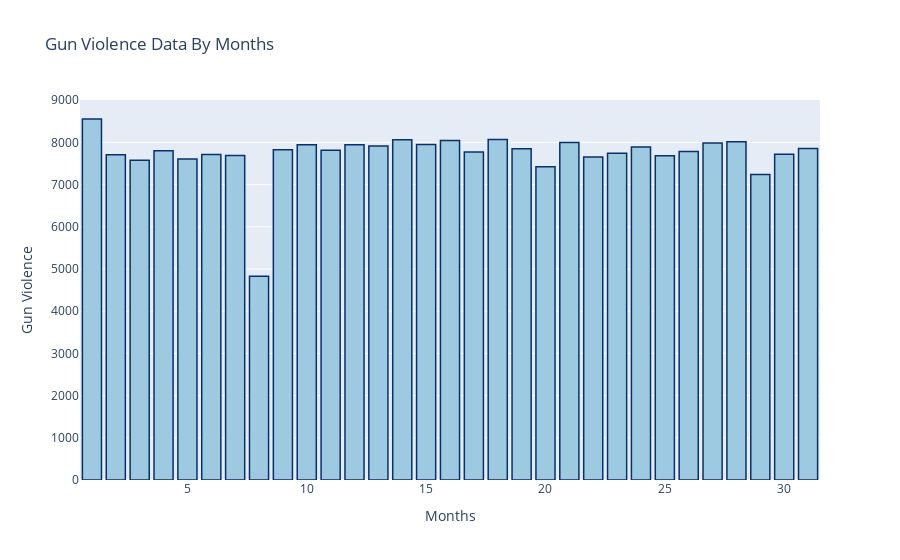

The code cell stored with this chart in its notebook:
### Code cell
# each_month = list(C.keys())
gun_violence_count_of_month = df['monthday'].value_counts().sort_index().values

layout = {
    'title' : 'Gun Violence Data By Months',
    'xaxis' : {
        'title' : 'Months',
    },
    'yaxis' : {
        'title' : 'Gun Violence',
    },
}

trace = go.Bar(
    x = df.monthday.unique(),
    y = gun_violence_count_of_month,
    marker = dict(
      color='rgb(158,202,225)',
        line=dict(
            color='rgb(8,48,107)',
            width=1.5,
        )  
    ),
)

fig = go.Figure(data = [trace], layout = layout)
py.offline.iplot(fig)

### Figure 1 — Plotly figure (JSON) as saved in the notebook; plotly's stock layout.template omitted (floating-point values rounded to 4 significant figures)
{"data": [{"marker": {"color": "rgb(158,202,225)", "line": {"color": "rgb(8,48,107)", "width": 1.5}}, "type": "bar", "x": [1, 5, 7, 19, 21, 23, 25, 26, 2, 3, 9, 11, 12, 22, 24, 4, 10, 13, 14, 16, 17, 30, 31, 6, 18, 27, 28, 15, 20, 29, 8], "y": [8555, 7605, 7688, 7849, 7999, 7742, 7682, 7787, 7707, 7577, 7827, 7815, 7945, 7657, 7890, 7804, 7947, 7918, 8061, 8047, 7773, 7718, 7854, 7712, 8072, 7989, 8016, 7949, 7422, 7242, 4828]}], "layout": {"autosize": true, "title": {"text": "Gun Violence Data By Months"}, "xaxis": {"autorange": true, "range": [0.5, 31.5], "title": {"text": "Months"}, "type": "linear"}, "yaxis": {"autorange": true, "range": [0, 9005.0], "title": {"text": "Gun Violence"}, "type": "linear"}}}
